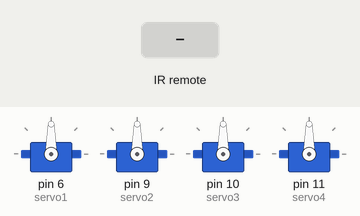
Recording of a sketch running on a simulated Arduino Uno, built with avr-gcc and run on an emulated ATmega328P. On the bench: 4 × servo. The test bench sets the inputs (shaded band).

Above: at 1.2 s.
1.3 s: infrared code 0x516AE9 received
At 2.5 s:
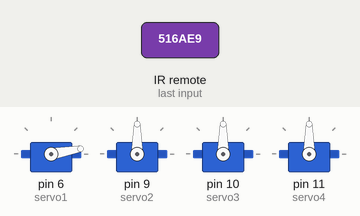
2.8 s: infrared code 0x51AAE5 received
At 3.7 s:
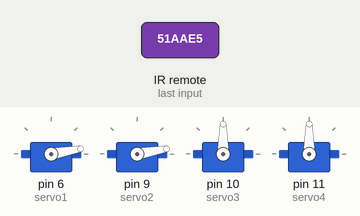
4.3 s: infrared code 0x526AD9 received
At 4.9 s:
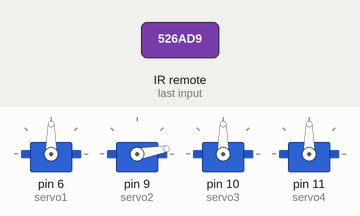
5.8 s: infrared code 0x52AAD5 received
At 7.0 s:
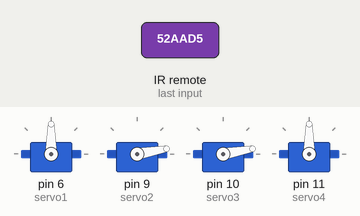
7.3 s: infrared code 0x50AAF5 received
At 8.4 s:
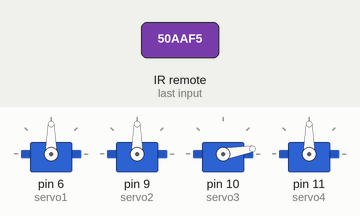
8.8 s: infrared code 0x53AAC5 received
At 9.5 s:
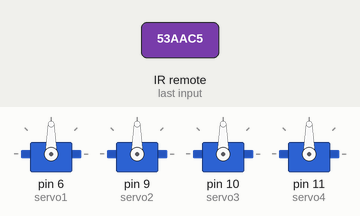
Timing chart, 0 to 11.3 s (numbered marks = the images above; inputs shaded):
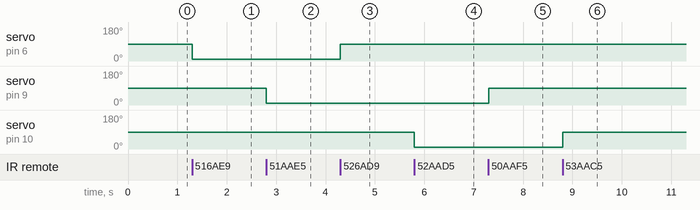

Measured:
- after the input at 1.3 s, servo on pin 6 (servo1): 90° → 10° at once
- after the input at 2.8 s, servo on pin 9 (servo2): 90° → 10° at once
- after the input at 4.3 s, servo on pin 6 (servo1): 10° → 90° at once
- after the input at 5.8 s, servo on pin 10 (servo3): 90° → 10° at once
- after the input at 7.3 s, servo on pin 9 (servo2): 10° → 90° at once
- after the input at 8.8 s, servo on pin 10 (servo3): 10° → 90° at once

The sketch:

IRremote_control_servo.ino
```cpp
#include <IRremote.h>
#include <Servo.h>
int RECV_PIN = 4;
IRrecv irrecv(RECV_PIN);
decode_results results;
Servo servo1;
Servo servo2;
Servo servo3;
Servo servo4;
int servoPos1=0;
int servoPos2=0;
int servoPos3=0;
int servoPos4=0;
void setup() {
 servo1.attach(6);
 servo2.attach(9);
 servo3.attach(10);
 servo4.attach(11);
 irrecv.enableIRIn();
}

void loop() {
 if (irrecv.decode(&results)) {
 switch (results.value){

  case 0x526AD9:  //1
  servoPos1 = 90;
  servo1.write(servoPos1);
  break;

  case 0x528AD7:  //1
   if (servoPos1 > 10) {
   servoPos1 -= 10;
   servo1.write(servoPos1); //減10度(愈接近0)
   }
  break;

  case 0x516AE9:  //1
  if (servoPos1 < 170) {
   servoPos1 += 10;
   servo1.write(servoPos1);//加10度(愈接近180)
   }
  break;
 }
 switch (results.value){

  case 0x50AAF5:  //2
  servoPos2 = 90;
  servo2.write(servoPos2);
  break;

  case 0x532ACD:  //2
  if (servoPos2 > 10) {
  servoPos2 -= 10;
  servo2.write(servoPos2); //減10度(愈接近0)
  }
  break;

  case 0x51AAE5:  //2
  if (servoPos2 < 170) {
  servoPos2 += 10;
  servo2.write(servoPos2);//加10度(愈接近180)
  }
  break;
 }
 switch (results.value){

  case 0x53AAC5:  //3
  servoPos3 = 90;
  servo3.write(servoPos3);
  break;

  case 0x506AF9: //3 ,52AAD5
  if (servoPos3 > 10) {
  servoPos3 -= 10;
  servo3.write(servoPos3); //減10度(愈接近0)
  }
  break;

  case 0x52AAD5:  //3 ,506AF9
  if (servoPos3 < 170) {
  servoPos3 += 10;
  servo3.write(servoPos3);//加10度(愈接近180)
  }
  break;
 }
 switch (results.value){
  case 0x52EAD1: //4
  servoPos4 = 90;
  servo4.write(servoPos4);
  break;

  case 0x52CAD3: //4
  if (servoPos4 > 10) {
  servoPos4 -= 20;
  servo4.write(servoPos4); //減10度(愈接近0)
  }
  break;

  case 0x520ADF: //4
  if (servoPos4 < 170) {
  servoPos4 += 20;
  servo4.write(servoPos4);//加10度(愈接近180)
  }
  break;
  }
  irrecv.resume(); // 準備接收下一筆資料
 }
}
```
